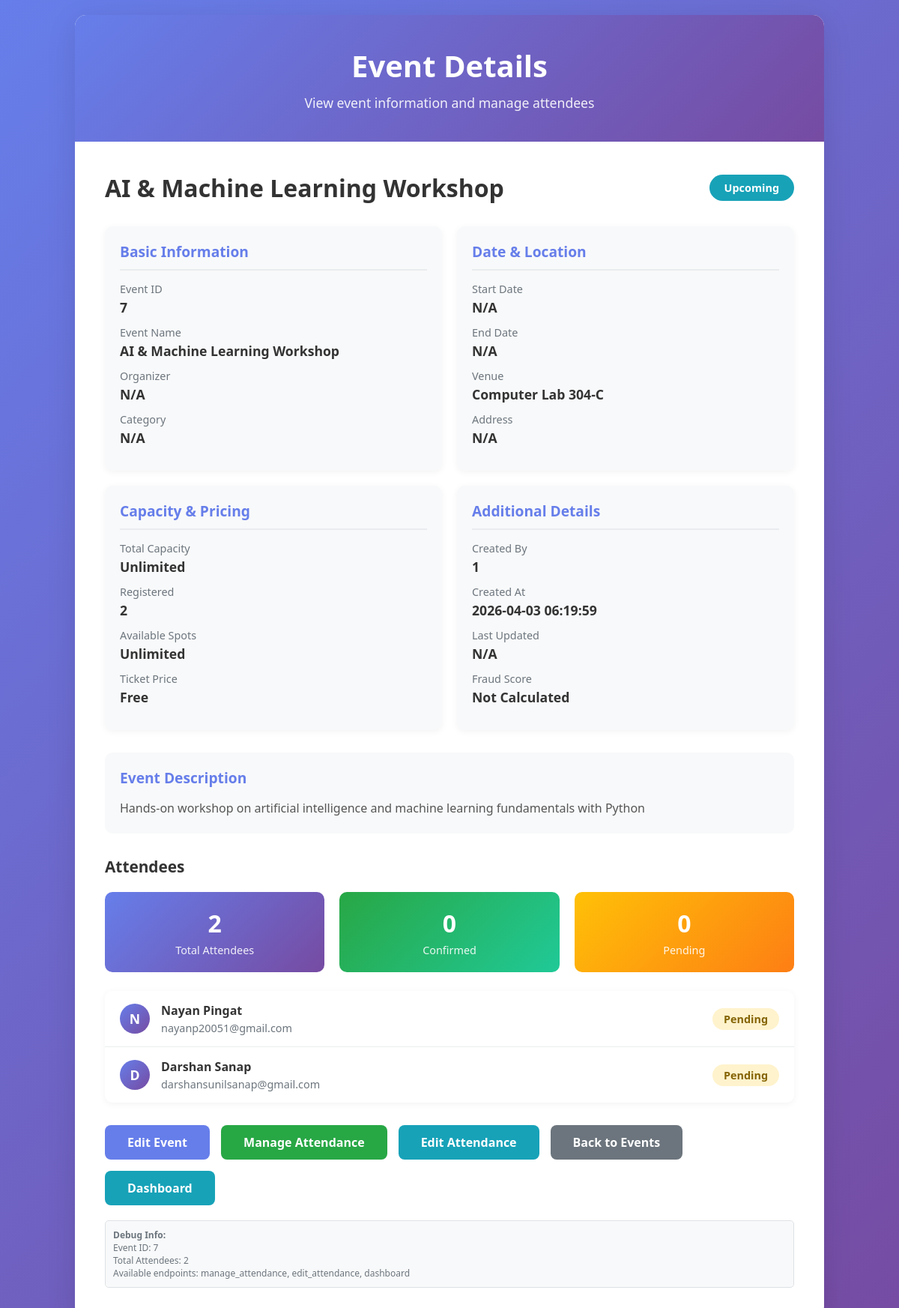
/event/7, run on the app's committed database.
### tables this page shows
CREATE TABLE events (
            id INTEGER PRIMARY KEY AUTOINCREMENT,
            name TEXT NOT NULL,
            description TEXT,
            date DATE NOT NULL,
            venue TEXT DEFAULT '',
            max_capacity INTEGER DEFAULT 100,
            current_registrations INTEGER DEFAULT 0,
            registration_deadline DATETIME,
            require_face BOOLEAN DEFAULT 1,
            allow_manual BOOLEAN DEFAULT 1,
            enable_fraud_detection BOOLEAN DEFAULT 1,
            is_active BOOLEAN DEFAULT 1,
            created_by INTEGER,
            created_at DATETIME DEFAULT CURRENT_TIMESTAMP,
            deleted_at DATETIME,
            deleted_by INTEGER, time TIME, end_time DATETIME, start_time DATETIME, venue_latitude REAL, venue_longitude REAL, venue_radius INTEGER DEFAULT 100,
            FOREIGN KEY (created_by) REFERENCES admins (id),
            FOREIGN KEY (deleted_by) REFERENCES admins (id)
        );

CREATE TABLE "attendance" (
            id INTEGER PRIMARY KEY AUTOINCREMENT,
            user_id INTEGER NOT NULL,
            event_id INTEGER NOT NULL,
            lecture_name TEXT,
            lecture_id INTEGER,
            timestamp DATETIME DEFAULT CURRENT_TIMESTAMP,
            fraud_score REAL DEFAULT 0,
            verified BOOLEAN DEFAULT 1, location_latitude REAL, location_longitude REAL, location_verified INTEGER DEFAULT 0, liveness_score REAL DEFAULT 0, fraud_risk_score REAL DEFAULT 0, checkin_latitude REAL, checkin_longitude REAL, location_distance REAL,
            FOREIGN KEY (user_id) REFERENCES users (id),
            FOREIGN KEY (event_id) REFERENCES events (id)
        );

CREATE TABLE "users" (
        id INTEGER PRIMARY KEY AUTOINCREMENT,
        name TEXT NOT NULL,
        moodle_id TEXT,
        email TEXT UNIQUE NOT NULL,
        password TEXT NOT NULL,
        aadhaar_number TEXT,
        student_id TEXT,
        phone_number TEXT,
        profile_pic TEXT,
        is_active INTEGER DEFAULT 1,
        verification_status TEXT,
        failed_login_attempts INTEGER DEFAULT 0,
        last_login DATETIME,
        created_at DATETIME DEFAULT CURRENT_TIMESTAMP,
        updated_at DATETIME DEFAULT CURRENT_TIMESTAMP,
        face_enrolled INTEGER DEFAULT 0,
        face_image_path TEXT,
        role TEXT DEFAULT 'user',
        verified INTEGER DEFAULT 0,
        id_verified INTEGER DEFAULT 0,
        verified_at DATETIME
    );

### backend/app_fixed.py (the view)
@app.route('/event/<int:event_id>')
def event_details(event_id):
    conn = get_db_connection()
    try:
        event = conn.execute('''
            SELECT e.*, u.name as created_by_name,
                   (SELECT COUNT(*) FROM attendance WHERE event_id = e.id) as attendance_count
            FROM events e
            LEFT JOIN users u ON e.created_by = u.id
            WHERE e.id = ?
        ''', (event_id,)).fetchone()
        if not event:
            flash('Event not found!', 'danger')
            return redirect(url_for('events'))
        attendees = conn.execute('''
            SELECT u.id, u.name, u.email, a.timestamp, a.fraud_score, a.verified
            FROM attendance a
            JOIN users u ON a.user_id = u.id
            WHERE a.event_id = ?
            ORDER BY a.timestamp DESC
        ''', (event_id,)).fetchall()
        attendee_list = []
        for attendee in attendees:
            attendee_list.append({
                'id': attendee['id'],
                'name': attendee['name'],
                'email': attendee['email'],
                'timestamp': attendee['timestamp'],
                'fraud_score': f"{attendee['fraud_score']:.2f}",
                'verified': '✅' if attendee['verified'] else '❌'
            })
    except Exception as e:
        flash(f'Error loading event: {e}', 'danger')
        return redirect(url_for('events'))
    finally:
        conn.close()
    return render_template('events/event_details.html', event=event, attendees=attendee_list)

### frontend/templates/events/event_details.html (shortened to what this page needs)
<!DOCTYPE html>
<html lang="en">
<head>
</head>
<body>
    <div class="container">
        <div class="header">
            <h1>Event Details</h1>
            <p>View event information and manage attendees</p>
        </div>
        <div class="content">
            {% if event %}
                <div class="event-header">
                    <h2 class="event-title">{{ event.name or event.title or 'Event' }}</h2>
                    <span class="event-status
                        {% if event.status == 'upcoming' %}status-upcoming
                        {% elif event.status == 'ongoing' %}status-ongoing
                        {% elif event.status == 'completed' %}status-completed
                        {% elif event.status == 'cancelled' %}status-cancelled
                        {% else %}status-upcoming{% endif %}">
                        {{ event.status or 'Upcoming' }}
                    </span>
                </div>
                <div class="info-grid">
                    <div class="info-card">
                        <h3>Basic Information</h3>
                        <div class="info-item">
                            <div class="info-label">Event ID</div>
                            <div class="info-value">{{ event.id or event.event_id or 'N/A' }}</div>
                        </div>
                        <div class="info-item">
                            <div class="info-label">Event Name</div>
                            <div class="info-value">{{ event.name or event.title or 'N/A' }}</div>
                        </div>
                        <div class="info-item">
                            <div class="info-label">Organizer</div>
                            <div class="info-value">{{ event.organizer or event.organizer_name or 'N/A' }}</div>
                        </div>
                        <div class="info-item">
                            <div class="info-label">Category</div>
                            <div class="info-value">{{ event.category or event.type or 'N/A' }}</div>
                        </div>
                    </div>
                    <div class="info-card">
                        <h3>Date & Location</h3>
                        <div class="info-item">
                            <div class="info-label">Start Date</div>
                            <div class="info-value">{{ event.start_date or event.start_time or 'N/A' }}</div>
                        </div>
                        <div class="info-item">
                            <div class="info-label">End Date</div>
                            <div class="info-value">{{ event.end_date or event.end_time or 'N/A' }}</div>
                        </div>
                        <div class="info-item">
                            <div class="info-label">Venue</div>
                            <div class="info-value">{{ event.venue or event.location or 'N/A' }}</div>
                        </div>
                        <div class="info-item">
                            <div class="info-label">Address</div>
                            <div class="info-value">{{ event.address or 'N/A' }}</div>
                        </div>
                    </div>
                    <div class="info-card">
                        <h3>Capacity & Pricing</h3>
                        <div class="info-item">
                            <div class="info-label">Total Capacity</div>
                            <div class="info-value">{{ event.capacity or event.max_attendees or 'Unlimited' }}</div>
                        </div>
                        <div class="info-item">
                            <div class="info-label">Registered</div>
                            <div class="info-value">{{ event.registered_count or attendees|length or '0' }}</div>
                        </div>
                        <div class="info-item">
                            <div class="info-label">Available Spots</div>
                            <div class="info-value">
                                {% if event.capacity %}
                                    {{ event.capacity - (event.registered_count or attendees|length or 0) }}
                                {% else %}
                                    Unlimited
                                {% endif %}
                            </div>
                        </div>
                        <div class="info-item">
                            <div class="info-label">Ticket Price</div>
                            <div class="info-value">
                                {% if event.price and event.price > 0 %}
                                    ${{ "%.2f"|format(event.price) }}
                                {% else %}
                                    Free
                                {% endif %}
                            </div>
                        </div>
                    </div>
                    <div class="info-card">
                        <h3>Additional Details</h3>
                        <div class="info-item">
                            <div class="info-label">Created By</div>
                            <div class="info-value">{{ event.created_by or event.creator or 'N/A' }}</div>
                        </div>
                        <div class="info-item">
                            <div class="info-label">Created At</div>
                            <div class="info-value">{{ event.created_at or 'N/A' }}</div>
                        </div>
                        <div class="info-item">
                            <div class="info-label">Last Updated</div>
                            <div class="info-value">{{ event.updated_at or 'N/A' }}</div>
                        </div>
                        <div class="info-item">
                            <div class="info-label">Fraud Score</div>
                            <div class="info-value">
                                {% if event.fraud_score %}
                                    {{ "%.2f"|format(event.fraud_score * 100) }}%
                                {% else %}
                                    Not Calculated
                                {% endif %}
                            </div>
                        </div>
                    </div>
                </div>
                {% if event.description %}
                <div class="description-box">
                    <h3>Event Description</h3>
                    <p>{{ event.description }}</p>
                </div>
                {% endif %}
                <div class="attendees-section">
                    <h3>Attendees</h3>
                    <div class="attendee-stats">
                        <div class="stat-card">
                            <div class="number">{{ attendees|length if attendees else 0 }}</div>
                            <div class="label">Total Attendees</div>
                        </div>
                        <div class="stat-card" style="background: linear-gradient(135deg, #28a745 0%, #20c997 100%);">
                            <div class="number">
                                {% set confirmed = attendees|selectattr('status', 'equalto', 'confirmed')|list|length if attendees else 0 %}
                                {{ confirmed }}
                            </div>
                            <div class="label">Confirmed</div>
                        </div>
                        <div class="stat-card" style="background: linear-gradient(135deg, #ffc107 0%, #fd7e14 100%);">
                            <div class="number">
                                {% set pending = attendees|selectattr('status', 'equalto', 'pending')|list|length if attendees else 0 %}
                                {{ pending }}
                            </div>
                            <div class="label">Pending</div>
                        </div>
                    </div>
                    {% if attendees and attendees|length > 0 %}
                    <div class="attendees-list">
                        {% for attendee in attendees %}
                        <div class="attendee-item">
                            <div class="attendee-info">
                                <div class="attendee-avatar">
                                    {{ attendee.name[0]|upper if attendee.name else '?' }}
                                </div>
                                <div class="attendee-details">
                                    <h4>{{ attendee.name or attendee.full_name or 'Unknown' }}</h4>
                                    <p>{{ attendee.email or 'No email' }}</p>
                                </div>
                            </div>
                            <div>
                                <span class="attendee-status
                                    {% if attendee.status == 'confirmed' %}status-confirmed
                                    {% elif attendee.status == 'pending' %}status-pending
                                    {% elif attendee.status == 'cancelled' %}status-cancelled
                                    {% else %}status-pending{% endif %}">
                                    {{ attendee.status or 'Pending' }}
                                </span>
                            </div>
                        </div>
                        {% endfor %}
                    </div>
                    {% else %}
                    <div class="empty-state">
                        <i>👥</i>
                        <h3>No Attendees Yet</h3>
                        <p>There are no attendees registered for this event.</p>
                    </div>
                    {% endif %}
                </div>
                 <div class="actions">
                      <a href="#" class="btn btn-primary" onclick="alert('Edit event feature coming soon!'); return false;">
                        Edit Event
                     </a>
                  <a href="{{ url_for('manage_attendance', event_id=event.id) }}" class="btn btn-success">
        Manage Attendance
    </a>
    <a href="#" class="btn btn-info" onclick="alert('Please select a specific attendee to edit'); return false;">
        Edit Attendance
    </a>
    <a href="#" class="btn btn-secondary" onclick="alert('Events list feature coming soon!'); return false;">
        Back to Events
    </a>
                    <a href="{{ url_for('dashboard') }}" class="btn btn-info">
                        Dashboard
                    </a>
                </div>
                <div class="debug-info">
                    <strong>Debug Info:</strong><br>
                    Event ID: {{ event.id }}<br>
                    Total Attendees: {{ attendees|length if attendees else 0 }}<br>
                    Available endpoints: manage_attendance, edit_attendance, dashboard
                </div>
            {% endif %}
        </div>
    </div>
</body>
</html>

### data on the page
events: name "AI & Machine Learning Workshop", id "7", venue "Computer Lab 304-C", created_by "1", created_at "2026-04-03 06:19:59", description "Hands-on workshop on artificial intelligence and machine learning fundamentals with Python"
attendance: name "N", name "Nayan Pingat", email "nayanp20051@gmail.com", status "Pending"
attendance: name "D", name "Darshan Sanap", email "darshansunilsanap@gmail.com", status "Pending"

### other printed values
{{ event.status or 'Upcoming' }} "Upcoming"
{{ event.organizer or event.organizer_name or 'N/A' }} "N/A"
{{ event.category or event.type or 'N/A' }} "N/A"
{{ event.start_date or event.start_time or 'N/A' }} "N/A"
{{ event.end_date or event.end_time or 'N/A' }} "N/A"
{{ event.address or 'N/A' }} "N/A"
{{ event.capacity or event.max_attendees or 'Unlimited' }} "Unlimited"
{{ event.registered_count or attendees|length or '0' }} "2"
{{ event.updated_at or 'N/A' }} "N/A"
{{ attendees|length if attendees else 0 }} "2"
{{ confirmed }} "0"
{{ pending }} "0"
